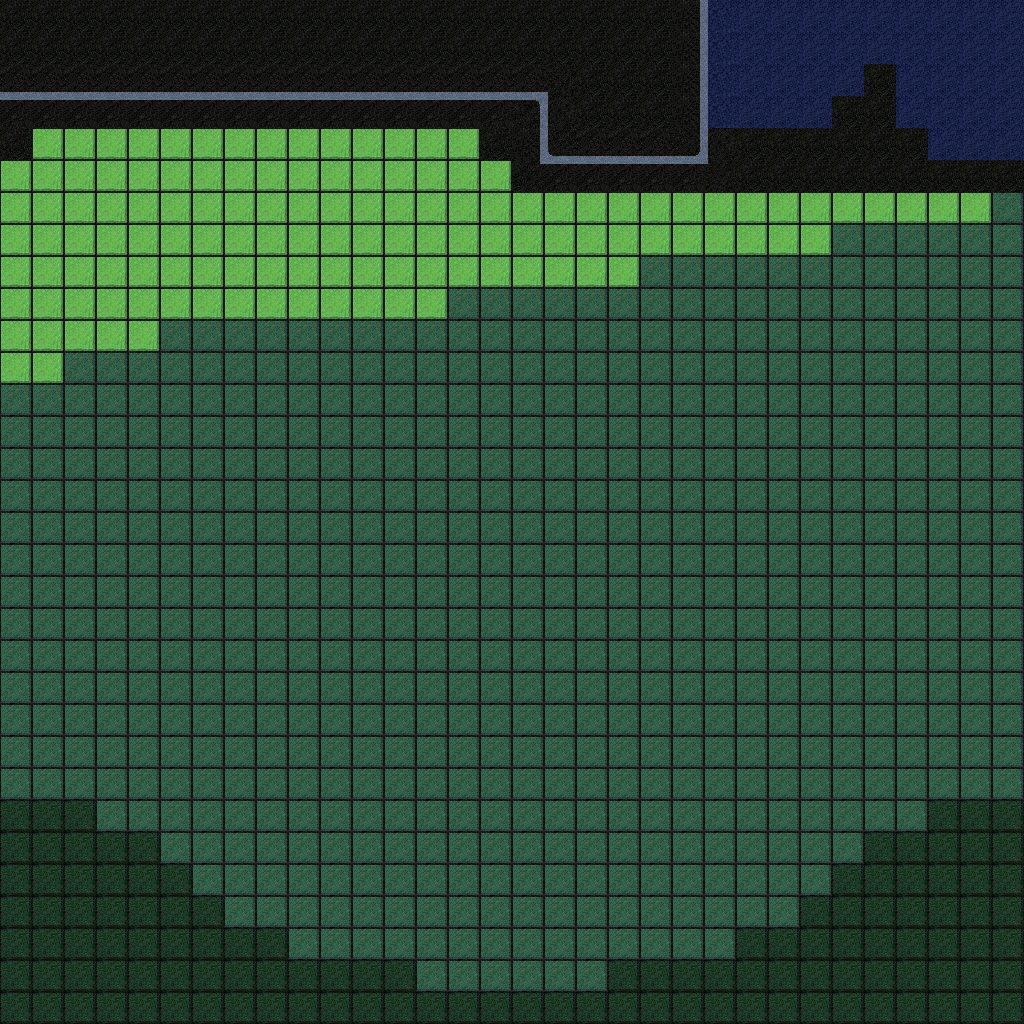

Below is a game level as drawn by its tile map, then a one-line description and the .tmx that defines it (tile-layer data replaced by summaries):
An orthogonal 32x32 tile map with 32x32 px tiles, 3 tile layers (Root, Extra, Extended).

<map version="1.9" tiledversion="1.9.2" orientation="orthogonal" renderorder="right-down" width="32" height="32" tilewidth="32" tileheight="32" infinite="0" nextlayerid="4" nextobjectid="1">
 <properties>
  <property name="Biome-D" value="LightForest" />
  <property name="Biome-E" value="Garden" />
  <property name="Biome-F" value="DarkWood" />
  <property name="FeatureName" value="Origin-E" />
  <property name="FeatureType" value="PrefabChunk" />
 </properties>
 <tileset firstgid="1" source="../rhysh-tilemap.tsx" />
 <layer id="1" name="Root" width="32" height="32" locked="1">
  <data>[1024 cells, 1024 non-empty, 16 distinct tile ids]</data>
 </layer>
 <layer id="2" name="Extra" width="32" height="32" locked="1">
  <data>[1024 cells, 0 non-empty, 0 distinct tile ids]</data>
 </layer>
 <layer id="3" name="Extended" width="32" height="32" locked="1">
  <data>[1024 cells, 0 non-empty, 0 distinct tile ids]</data>
 </layer>
</map>
